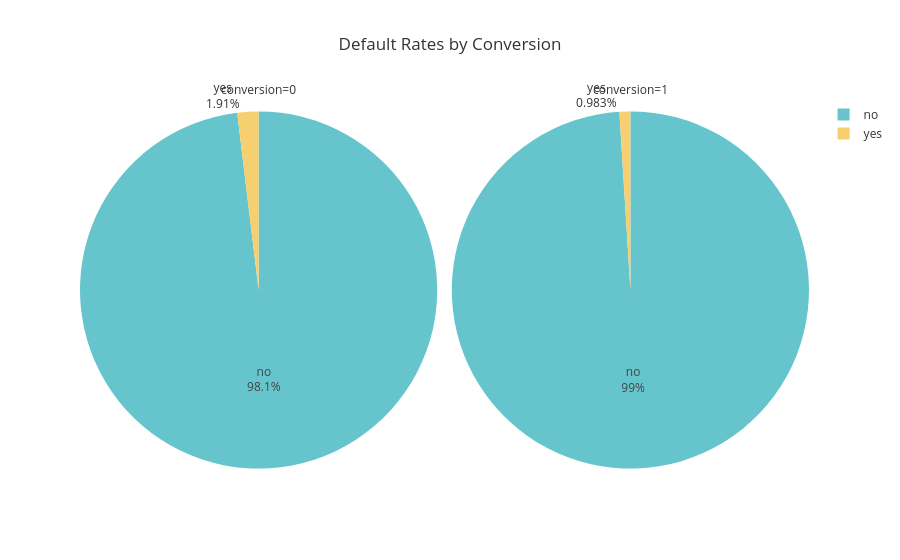

Notebook source saved alongside this figure:
### Code cell
import plotly.express as px
import plotly.colors as colors
plot_df = default_by_conversion_df.reset_index().melt(
    id_vars='default',
    var_name='conversion',
    value_name='count'
)

fig = px.pie(
    plot_df,
    names='default',
    values='count',
    facet_col='conversion',
    title='Default Rates by Conversion',
    template='ggplot2',
    color_discrete_sequence=colors.qualitative.Pastel
)

fig.update_traces(textinfo='percent+label')
fig.show()

### Figure 1 — Plotly figure (JSON) as saved in the notebook; plotly's stock layout.template omitted (floating-point values rounded to 4 significant figures)
{"data": [{"domain": {"x": [0, 0.49], "y": [0, 1]}, "hovertemplate": "conversion=0<br>default=%{label}<br>count=%{value}<extra></extra>", "labels": ["no", "yes"], "legendgroup": "", "name": "", "showlegend": true, "textinfo": "percent+label", "type": "pie", "values": [39159, 763]}, {"domain": {"x": [0.51, 1], "y": [0, 1]}, "hovertemplate": "conversion=1<br>default=%{label}<br>count=%{value}<extra></extra>", "labels": ["no", "yes"], "legendgroup": "", "name": "", "showlegend": true, "textinfo": "percent+label", "type": "pie", "values": [5237, 52]}], "layout": {"annotations": [{"font": {}, "showarrow": false, "text": "conversion=0", "x": 0.245, "xanchor": "center", "xref": "paper", "y": 1, "yanchor": "bottom", "yref": "paper"}, {"font": {}, "showarrow": false, "text": "conversion=1", "x": 0.755, "xanchor": "center", "xref": "paper", "y": 1, "yanchor": "bottom", "yref": "paper"}], "legend": {"tracegroupgap": 0}, "piecolorway": ["rgb(102, 197, 204)", "rgb(246, 207, 113)", "rgb(248, 156, 116)", "rgb(220, 176, 242)", "rgb(135, 197, 95)", "rgb(158, 185, 243)", "rgb(254, 136, 177)", "rgb(201, 219, 116)", "rgb(139, 224, 164)", "rgb(180, 151, 231)", "rgb(179, 179, 179)"], "title": {"text": "Default Rates by Conversion"}}}
